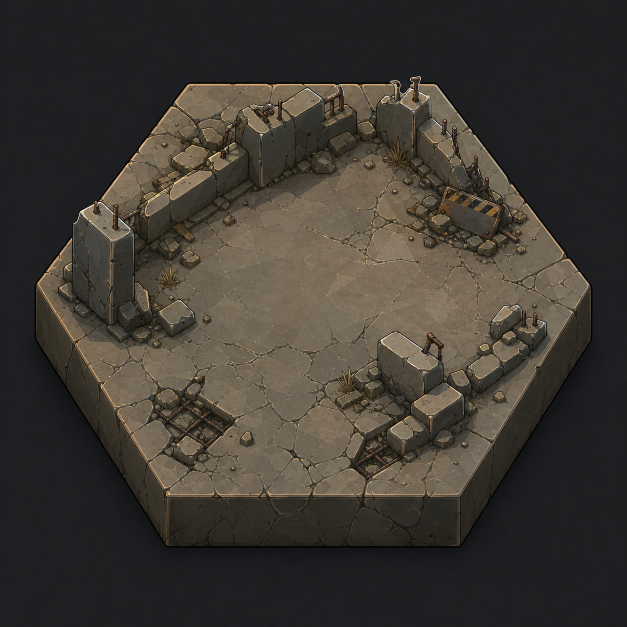
#> input picture Content/Images/Terrain/Foundations/TILE_UrbanRuins_02_CollapsedFoundation.png, 1254 x 1254 px, found by its file name (shown at 1/2 size)
$ python CreateAdditionalTerrainVariants.py
#> lines starting #> are read from the running program, lines starting #| are printed output that depends on the picture; after the words box and inside, x2 and y2 are one past the last pixel; in counts of white or black regions, pixels touching at a corner belong together
#> pass 3 of the loop in main, `for spec in SPECS:`:
#> the loop made 15 passes; the first 3 are shown
#> in make_variant, img is the input picture: PIL image 1254x1254 RGB; mean R, G, B 61.4, 56.6, 50.1
from __future__ import annotations

import hashlib
import math
import random
from dataclasses import dataclass
from pathlib import Path

from PIL import Image, ImageChops, ImageDraw, ImageEnhance, ImageFilter, ImageFont, ImageOps


ROOT = Path(__file__).resolve().parents[1]
TERRAIN = ROOT / "Content" / "Images" / "Terrain"


@dataclass(frozen=True)
class VariantSpec:
    category: str
    filename: str
    source: str
    theme: str
    seed_hint: str
    mirror: bool = False


SPECS = [
    VariantSpec("CollapsedFoundation", "TILE_CollapsedFoundation_01_FracturedPillars.png", "TILE_UrbanRuins_02_CollapsedFoundation.png", "foundation", "fractured-pillars"),
    VariantSpec("CollapsedFoundation", "TILE_CollapsedFoundation_02_RebarBasement.png", "TILE_UrbanRuins_02_CollapsedFoundation.png", "foundation", "rebar-basement", True),
    VariantSpec("CollapsedFoundation", "TILE_CollapsedFoundation_03_CornerRubble.png", "TILE_UrbanRuins_03_ReclaimableMetroPlaza.png", "foundation", "corner-rubble"),
    VariantSpec("RockMountain", "TILE_RockMountain_01_JaggedGraniteSpire.png", "TILE_Mountain_01_ErodedRidge.png", "rock_mountain", "granite-spire"),
    VariantSpec("RockMountain", "TILE_RockMountain_02_SplitBasaltRidge.png", "TILE_Mountain_02_SteepFoothill.png", "rock_mountain", "basalt-ridge", True),
    VariantSpec("RockMountain", "TILE_RockMountain_03_BoulderCrown.png", "TILE_Rock_01_BoulderField.png", "rock_mountain", "boulder-crown"),
    VariantSpec("CrackedConcretePlaza", "TILE_CrackedConcretePlaza_01_SunkenGrid.png", "TILE_UrbanRuins_01_CrackedConcretePlaza.png", "concrete", "sunken-grid"),
    VariantSpec("CrackedConcretePlaza", "TILE_CrackedConcretePlaza_02_RebarFaults.png", "TILE_UrbanRuins_01_CrackedConcretePlaza.png", "concrete", "rebar-faults", True),
    VariantSpec("CrackedConcretePlaza", "TILE_CrackedConcretePlaza_03_SealedVaultSlab.png", "TILE_UrbanRuins_03_ReclaimableMetroPlaza.png", "concrete", "vault-slab"),
    VariantSpec("SteelScrapField", "TILE_SteelScrapField_01_RustedPlateScatter.png", "TILE_Resource_01_SteelScrapField.png", "steel_scrap", "plate-scatter"),
    VariantSpec("SteelScrapField", "TILE_SteelScrapField_02_PipeAndPanelDrift.png", "TILE_Resource_01_SteelScrapField.png", "steel_scrap", "pipe-panel", True),
    VariantSpec("SteelScrapField", "TILE_SteelScrapField_03_SalvageShards.png", "TILE_Resource_03_IndustrialSalvageCache.png", "steel_scrap", "salvage-shards"),
    VariantSpec("IndustrialSalvageCache", "TILE_IndustrialSalvageCache_01_CrateNode.png", "TILE_Resource_03_IndustrialSalvageCache.png", "industrial", "crate-node"),
    VariantSpec("IndustrialSalvageCache", "TILE_IndustrialSalvageCache_02_CableDepot.png", "TILE_Resource_03_IndustrialSalvageCache.png", "industrial", "cable-depot", True),
    VariantSpec("IndustrialSalvageCache", "TILE_IndustrialSalvageCache_03_ScrapRelay.png", "TILE_Resource_01_SteelScrapField.png", "industrial", "scrap-relay"),
]


def seed(spec: VariantSpec) -> int:
    data = f"{spec.category}|{spec.filename}|{spec.seed_hint}".encode("utf-8")
    return int(hashlib.sha256(data).hexdigest()[:8], 16)


def tile_mask(img: Image.Image) -> Image.Image:
    gray = ImageOps.grayscale(img)
    mask = gray.point(lambda p: 255 if p > 36 else 0)
    return mask.filter(ImageFilter.MaxFilter(5)).filter(ImageFilter.GaussianBlur(0.8))


def point_in_mask(mask: Image.Image, rng: random.Random, margin: int = 50) -> tuple[int, int]:
    w, h = mask.size
    for _ in range(250):
        x = rng.randint(margin, w - margin)
        y = rng.randint(margin, h - margin)
        if mask.getpixel((x, y)) > 170:
            return x, y
    return w // 2, h // 2


def inside_mask(mask: Image.Image, point: tuple[int, int]) -> bool:
    x, y = point
    if x < 0 or y < 0 or x >= mask.width or y >= mask.height:
        return False
    return mask.getpixel((x, y)) > 150


def add_color_grade(img: Image.Image, rng: random.Random, theme: str) -> Image.Image:
#> called with theme = 'foundation'
    img = ImageEnhance.Color(img).enhance(rng.uniform(0.94, 1.10))
    img = ImageEnhance.Contrast(img).enhance(rng.uniform(1.035, 1.12))
    img = ImageEnhance.Brightness(img).enhance(rng.uniform(0.965, 1.035))

    tint_map = {
        "foundation": [(128, 119, 101), (139, 122, 92), (112, 115, 105)],
        "rock_mountain": [(124, 116, 99), (138, 122, 93), (104, 111, 112)],
        "concrete": [(132, 127, 112), (116, 120, 116), (146, 128, 96)],
        "steel_scrap": [(139, 116, 88), (126, 111, 97), (145, 123, 86)],
        "industrial": [(118, 116, 103), (135, 116, 88), (105, 121, 119)],
    }
    tint = Image.new("RGB", img.size, rng.choice(tint_map[theme]))
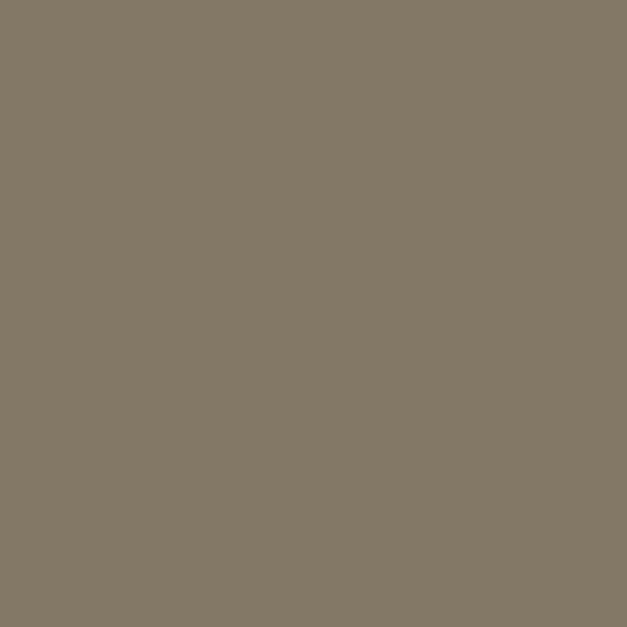
#> tint: PIL image 1254x1254 RGB (shown at 1/2 size); mean R, G, B 128, 119, 101
    return Image.blend(img, tint, rng.uniform(0.025, 0.06))


def add_vignette(img: Image.Image, rng: random.Random) -> Image.Image:
    w, h = img.size
#> w = 1254; h = 1254
    cx = w * rng.uniform(0.43, 0.57)
#> cx = 702.6
    cy = h * rng.uniform(0.34, 0.50)
#> cy = 461.8
    max_d = math.hypot(max(cx, w - cx), max(cy, h - cy))
#> max_d = 1058.9
    grade = Image.new("L", (w, h), 0)
#> grade: PIL image 1254x1254 L; every value is 0
    px = grade.load()
    for y in range(h):
        for x in range(w):
            d = math.hypot(x - cx, y - cy) / max_d
            px[x, y] = max(0, min(255, int((d**1.65) * 56)))
    return Image.composite(Image.new("RGB", img.size, (0, 0, 0)), img, grade)


# [28 lines left out: functions draw_lowpoly_rock, draw_scrap_plate, not called in this run]


def draw_rebar(draw: ImageDraw.ImageDraw, rng: random.Random, x: int, y: int, length: int) -> None:
    angle = rng.uniform(-1.1, 1.1)
    for offset in range(rng.randint(1, 3)):
        ox = rng.randint(-10, 10)
        oy = rng.randint(-10, 10)
        x1 = int(x + ox - math.cos(angle) * length / 2)
        y1 = int(y + oy - math.sin(angle) * length / 2)
        x2 = int(x + ox + math.cos(angle) * length / 2)
        y2 = int(y + oy + math.sin(angle) * length / 2)
        draw.line((x1, y1, x2, y2), fill=(64, 37, 24, 190), width=rng.choice([2, 3, 4]))


# [7 lines left out: function draw_foundation_block, not called in this run]


def add_weathering_and_objects(img: Image.Image, spec: VariantSpec, rng: random.Random) -> Image.Image:
    mask = tile_mask(img)
#> in tile_mask, `gray = ImageOps.grayscale(img)`:
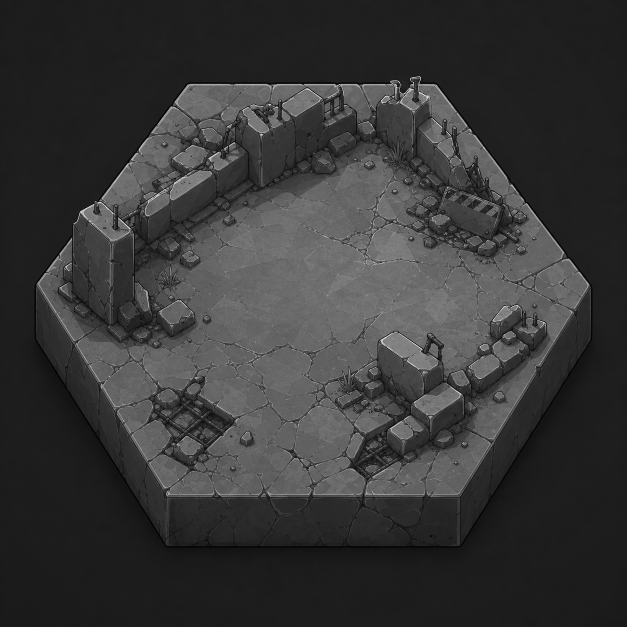
#> gray: PIL image 1254x1254 L (shown at 1/2 size); min 5, max 237, mean 55.2
#> in tile_mask, `mask = gray.point(lambda p: 255 if p > 36 else 0)`:
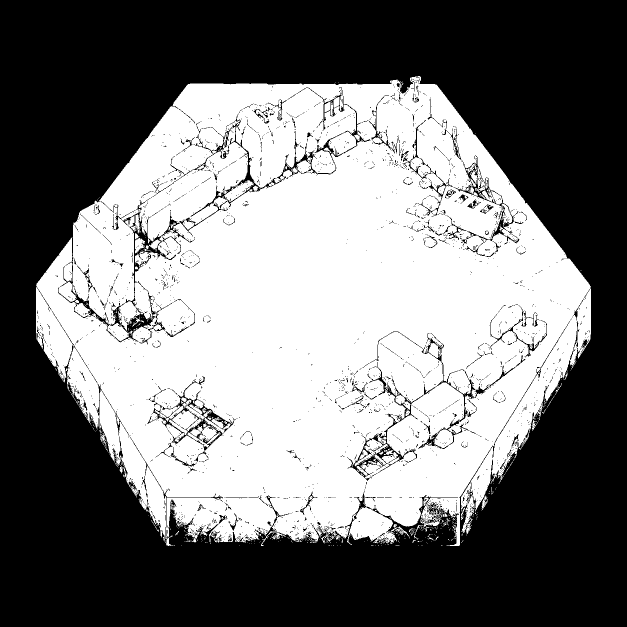
#> mask: PIL image 1254x1254 L (shown at 1/2 size); 46.4% white; 580 white regions (536 under 20 px), largest, box (x1, y1, x2, y2) and area: (72, 152, 1182, 1092) 724737, (709, 878, 776, 933) 1082, (270, 476, 290, 507) 377
#> in tile_mask, `return mask.filter(ImageFilter.MaxFilter(5)).filter(ImageFilter.Gaussi..`:
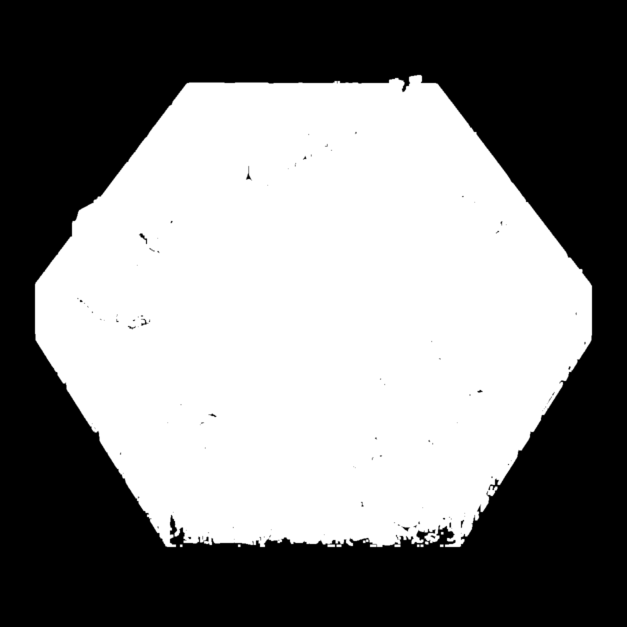
#> returned value: PIL image 1254x1254 L (shown at 1/2 size); min 0, max 255, mean 128.8
    overlay = Image.new("RGBA", img.size, (0, 0, 0, 0))
#> overlay: PIL image 1254x1254 RGBA; every value is 0
    draw = ImageDraw.Draw(overlay)

    # Subtle extra cracks, dust and low-poly chips.
    for _ in range(150):
        x, y = point_in_mask(mask, rng)
        radius = rng.randint(1, 4)
        fill = rng.choice([(230, 206, 145, 20), (48, 38, 28, 25), (166, 130, 80, 18)])
        draw.ellipse((x - radius, y - radius, x + radius, y + radius), fill=fill)
#> this loop made 150 passes
#> (x, y) on passes 1 to 12: (670, 683), (658, 452), (440, 593), (953, 452), (210, 542), (395, 598), (410, 464), (1043, 465), (497, 574), (835, 823), (618, 810), (928, 676)

    for _ in range(42):
        x, y = point_in_mask(mask, rng)
        length = rng.randint(22, 118)
        angle = rng.choice([0, math.pi / 3, -math.pi / 3, math.pi / 6, -math.pi / 6]) + rng.uniform(-0.2, 0.2)
        x2 = int(x + math.cos(angle) * length)
        y2 = int(y + math.sin(angle) * length)
        if inside_mask(mask, (x2, y2)):
            draw.line((x, y, x2, y2), fill=(27, 21, 16, rng.randint(20, 58)), width=rng.choice([1, 1, 2]))
#> this loop made 42 passes
#> (x2, y2) on passes 1 to 12: (743, 249), (290, 775), (1189, 800), (317, 507), (994, 1022), (567, 259), (185, 588), (1080, 751), (952, 961), (565, 845), (509, 730), (741, 343)

    # Keep additions subtle. Large drawn objects look flatter than the source
    # render, so this pass only adds weathering-level details.
    extra_scratches = {
        "foundation": 14,
        "rock_mountain": 10,
        "concrete": 18,
        "steel_scrap": 10,
        "industrial": 10,
    }[spec.theme]
    for _ in range(extra_scratches):
        x, y = point_in_mask(mask, rng)
        draw_rebar(draw, rng, x, y, rng.randint(18, 58))
#> this loop made 14 passes
#> (x, y) on passes 1 to 12: (495, 1079), (989, 426), (761, 994), (485, 189), (334, 298), (710, 167), (441, 548), (255, 334), (180, 800), (927, 902), (451, 767), (1055, 747)

    alpha = ImageChops.multiply(overlay.getchannel("A"), mask)
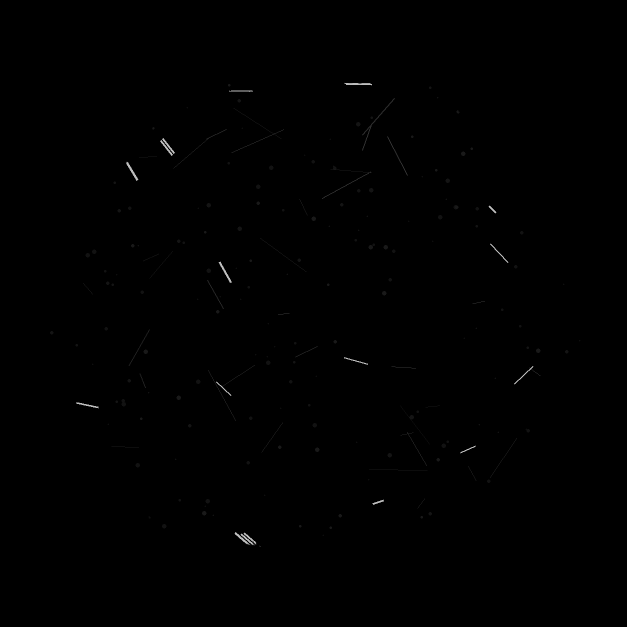
#> alpha: PIL image 1254x1254 L (shown at 1/2 size); min 0, max 190, mean 0.4
    overlay.putalpha(alpha)
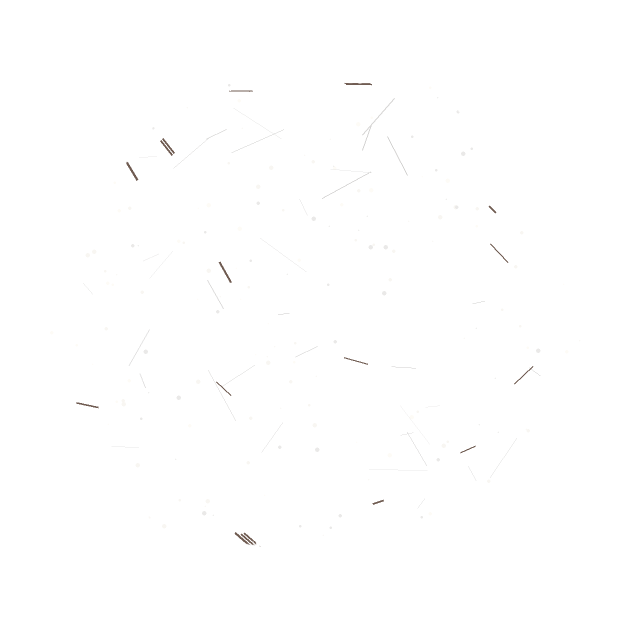
#> overlay: PIL image 1254x1254 RGBA (shown at 1/2 size); mean R, G, B, A 0.5, 0.4, 0.3, 0.4; transparent parts drawn white
    return Image.alpha_composite(img.convert("RGBA"), overlay).convert("RGB")
#> returned value: PIL image 1254x1254 RGB


def make_variant(spec: VariantSpec) -> Image.Image:
    rng = random.Random(seed(spec))
    src_path = TERRAIN / spec.source
    if not src_path.exists():
        raise FileNotFoundError(src_path)

    img = Image.open(src_path).convert("RGB")
    if spec.mirror:
        img = ImageOps.mirror(img)
    img = add_color_grade(img, rng, spec.theme)
    img = add_vignette(img, rng)
    img = add_weathering_and_objects(img, spec, rng)
    img = ImageEnhance.Sharpness(img).enhance(1.04)
#> pass 3 of the loop in main, `for spec in SPECS:`:
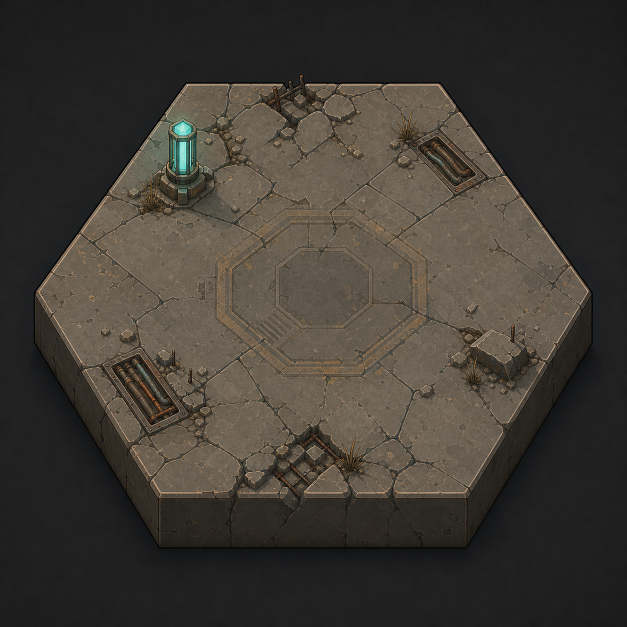
#> input picture Content/Images/Terrain/Foundations/TILE_UrbanRuins_03_ReclaimableMetroPlaza.png, 1254 x 1254 px, found by its file name (shown at 1/2 size)
#> in make_variant, img is the input picture: PIL image 1254x1254 RGB; mean R, G, B 63.1, 58.3, 51.9
#> in tile_mask (call 3), `mask = gray.point(lambda p: 255 if p > 36 else 0)`:
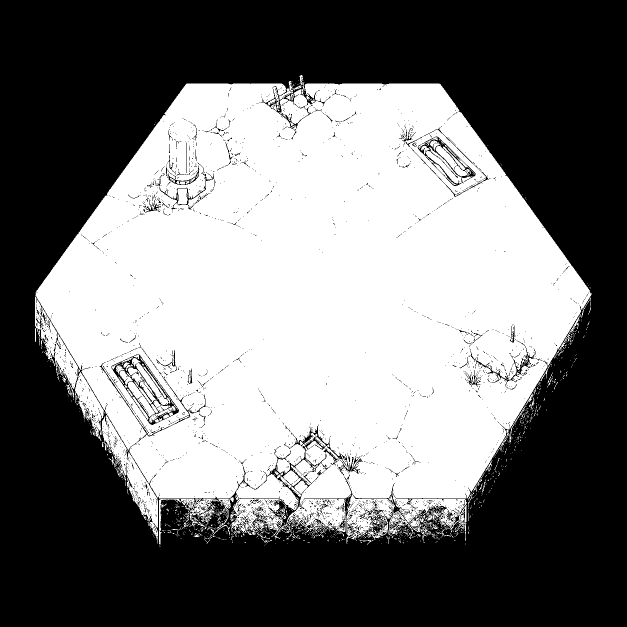
#> mask: PIL image 1254x1254 L (shown at 1/2 size); 45.7% white; 1037 white regions (970 under 20 px), largest, box (x1, y1, x2, y2) and area: (70, 162, 1183, 1087) 706870, (461, 998, 573, 1074) 4390, (362, 998, 440, 1055) 1452
#> in add_weathering_and_objects (call 3), `overlay.putalpha(alpha)`:
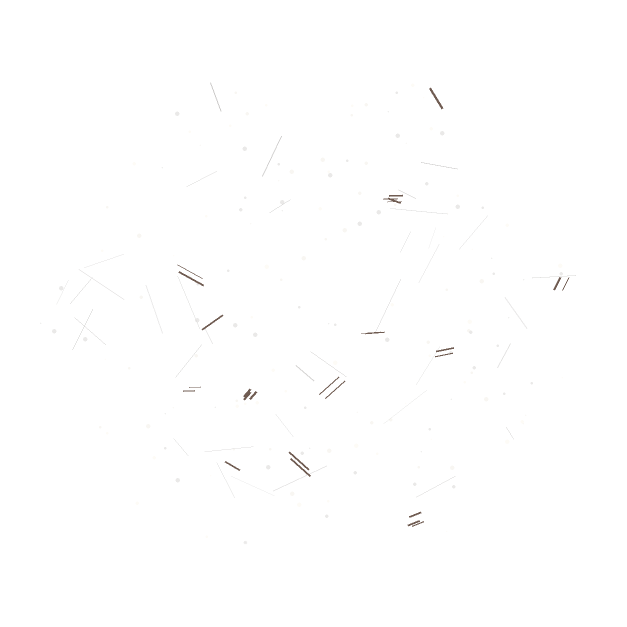
#> overlay: PIL image 1254x1254 RGBA (shown at 1/2 size); mean R, G, B, A 0.6, 0.4, 0.3, 0.5; transparent parts drawn white
#> the loop made 4 passes; the first 3 are shown
    return img


# [18 lines left out: function make_contact_sheet, not called in this run]


def main() -> None:
    by_category: dict[str, list[Path]] = {}
    for spec in SPECS:
        out_dir = TERRAIN / spec.category
        out_dir.mkdir(parents=True, exist_ok=True)
        for old in out_dir.glob("TILE_*.png"):
            old.unlink()
        by_category.setdefault(spec.category, [])

    for spec in SPECS:
        out_dir = TERRAIN / spec.category
        out_path = out_dir / spec.filename
        make_variant(spec).save(out_path, compress_level=1)
        by_category[spec.category].append(out_path)

    for category, files in by_category.items():
        make_contact_sheet(category, files)
        (TERRAIN / category / "README.md").write_text(
            f"# {category}\n\n"
            "Three additional SCTD terrain tile samples generated as style-preserving variants from the approved terrain references.\n"
            "The live built-in image generator returned an unrelated infographic during the first test of this batch, so these files were produced locally to preserve the accepted terrain style.\n",
            encoding="utf-8",
        )

    total = sum(len(files) for files in by_category.values())
    print(f"Created {total} terrain variants")
    for category, files in sorted(by_category.items()):
        print(f"{category}: {len(files)}")


if __name__ == "__main__":
#> (the run stopped early here; a loop or call above may not have finished)
